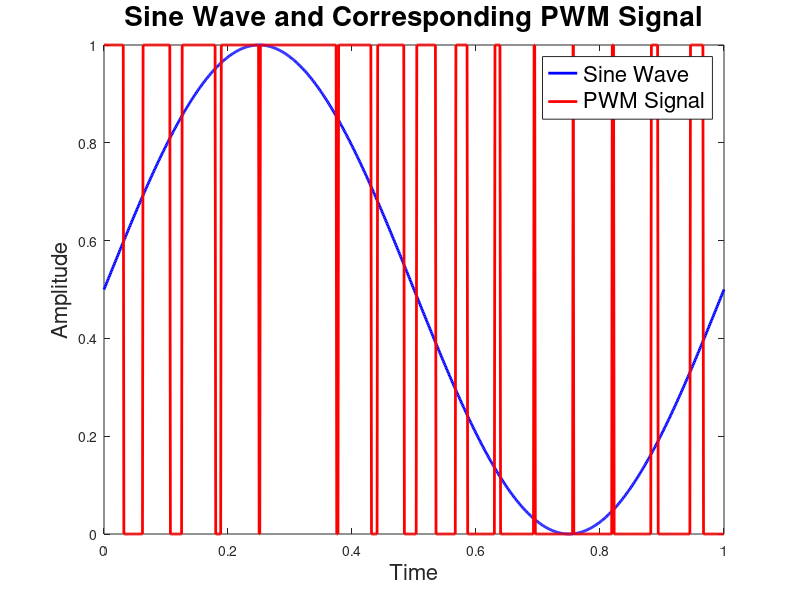

The MATLAB script that drew this image:
% % plotting the sampled waveforms
% % Load the CSV file
% data = readtable('wave-lookups.csv');
% 
% % Extract data from the table
% index = data.index;
% sinusoid = data.sinusoid;
% sawtooth = data.sawtooth;
% triangle = data.triangle;
% 
% % Plot each waveform
% figure;
% plot(index, sinusoid, 'LineWidth', 2);
% hold on;
% plot(index, sawtooth, 'LineWidth', 2);
% plot(index, triangle, 'LineWidth', 2);
% hold off;
% 
% % Increase the font size for all text
% fontSize = 16; % Adjust this value as needed
% 
% % Add title and labels with increased font size
% title('Sampled Waveforms', 'FontSize', fontSize + 4);
% xlabel('Sample Index', 'FontSize', fontSize);
% ylabel('Amplitude', 'FontSize', fontSize);
% 
% % Add a legend with increased font size
% legend({'Sinusoid', 'Sawtooth', 'Triangle'}, 'FontSize', fontSize);
% 
% % Set the font size for the axes
% set(gca, 'FontSize', fontSize);
% 
% % Display the plot
% grid on;

% Plotting a sine wave with its PMW signal

% Generating the true wavefrom
frequency = 1;  % Hz
samples = 1000;
time = linspace(0, 1/frequency, samples);
sinusoid = (sin(time * 2 * pi * frequency) + 1)/2;

% Generating the PWM waveform
lookup_samples = 16;
time_per_sample = 1/frequency/lookup_samples;
pwm = zeros(1, samples);
j = 1;
for i=1:lookup_samples
    start_time = time(j);
    duty_cycle = sinusoid(j);
    end_of_high_time = start_time + time_per_sample * duty_cycle;
    end_time = start_time + time_per_sample;
    while time(j) < end_of_high_time && j < length(pwm)
        pwm(j) = 1;
        j = j + 1;
    end
    j = find(time > end_time, 1)
end

% Plotting
figure;
plot(time, sinusoid, 'b', 'LineWidth', 2);
hold on;
plot(time, pwm, 'r', 'LineWidth', 2);

% Increase the font size for all text
fontSize = 16; % Adjust this value as needed

title('Sine Wave and Corresponding PWM Signal', 'FontSize', fontSize + 4);
xlabel('Time', 'FontSize', fontSize);
ylabel('Amplitude', 'FontSize', fontSize);
legend('Sine Wave', 'PWM Signal', 'FontSize', fontSize);

% % Set the font size for the axes
% set(gca, 'FontSize', fontSize);
% 
% % Display the plot
% grid on;



